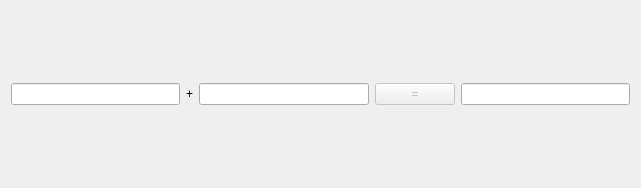
<?xml version="1.0" encoding="UTF-8"?>
<ui version="4.0">
 <class>CalculatorDialog</class>
 <widget class="QDialog" name="CalculatorDialog">
  <property name="geometry">
   <rect>
    <x>0</x>
    <y>0</y>
    <width>641</width>
    <height>188</height>
   </rect>
  </property>
  <property name="windowTitle">
   <string>CalculatorDialog</string>
  </property>
  <layout class="QHBoxLayout" name="horizontalLayout">
   <item>
    <widget class="QLineEdit" name="m_editX">
     <property name="alignment">
      <set>Qt::AlignRight|Qt::AlignTrailing|Qt::AlignVCenter</set>
     </property>
    </widget>
   </item>
   <item>
    <widget class="QLabel" name="label">
     <property name="text">
      <string>+</string>
     </property>
    </widget>
   </item>
   <item>
    <widget class="QLineEdit" name="m_editY">
     <property name="alignment">
      <set>Qt::AlignRight|Qt::AlignTrailing|Qt::AlignVCenter</set>
     </property>
    </widget>
   </item>
   <item>
    <widget class="QPushButton" name="m_button">
     <property name="enabled">
      <bool>false</bool>
     </property>
     <property name="text">
      <string>=</string>
     </property>
    </widget>
   </item>
   <item>
    <widget class="QLineEdit" name="m_editZ">
     <property name="alignment">
      <set>Qt::AlignRight|Qt::AlignTrailing|Qt::AlignVCenter</set>
     </property>
     <property name="readOnly">
      <bool>true</bool>
     </property>
    </widget>
   </item>
  </layout>
 </widget>
 <resources/>
 <connections/>
</ui>
